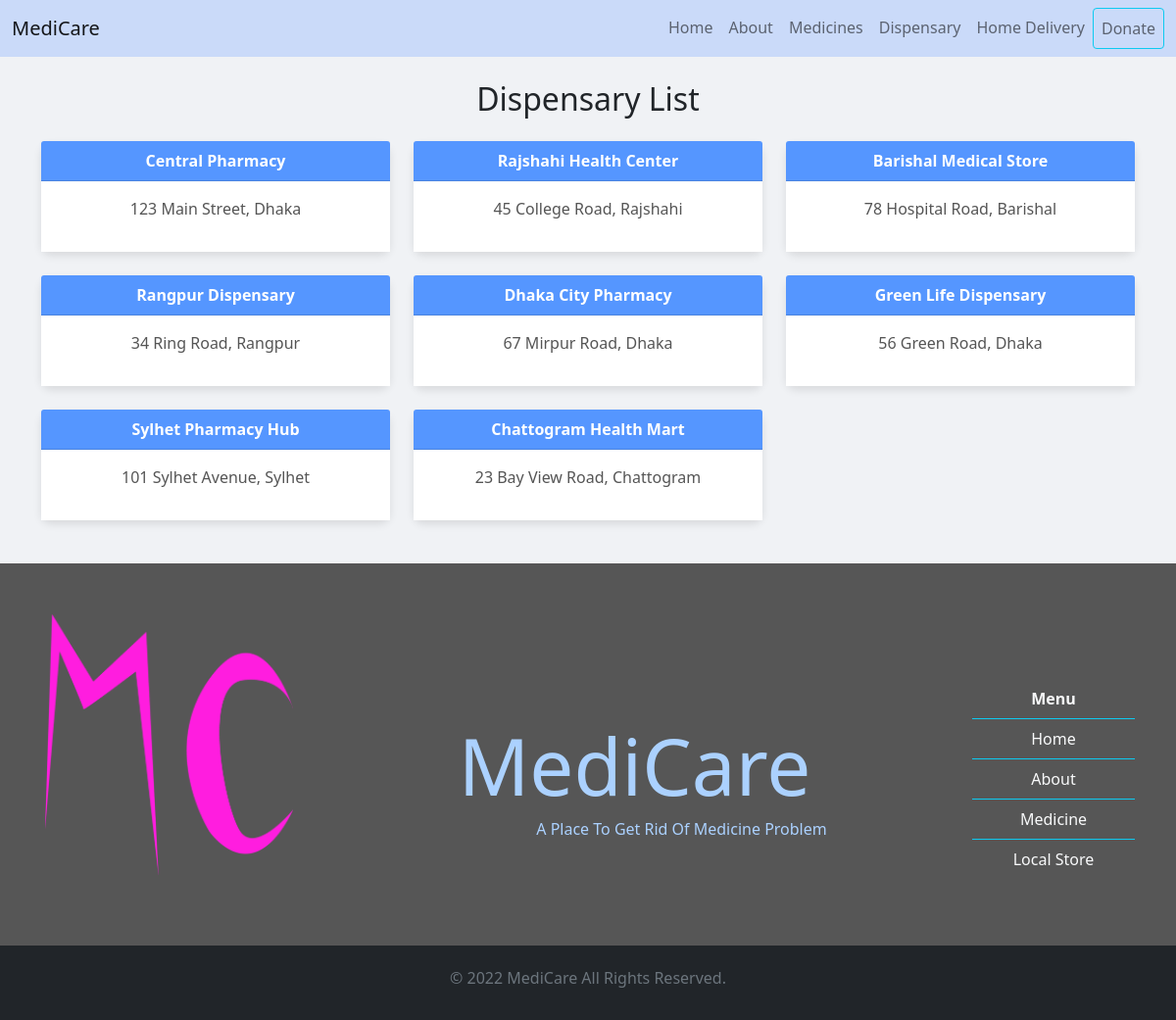
Page /dispensary_list.php on the committed database.
### tables this page shows
CREATE TABLE `Dispensaries` (
  `id` int(11) NOT NULL,
  `name` varchar(255) DEFAULT NULL,
  `address` varchar(255) DEFAULT NULL
);

### dispensary_list.php (the view, shortened to what this page needs)
<?php
require 'db_connection.php';
$result = $conn->query("SELECT * FROM Dispensaries");
?>
<!DOCTYPE html>
<html lang="en">
<head>
    <link rel="stylesheet" href="style.css">
    <link href="https://cdn.jsdelivr.net/npm/bootstrap@5.0.2/dist/css/bootstrap.min.css" rel="stylesheet">
</head>
<body>
<nav class="navbar navbar-expand-sm navbar-light nav_menu">
    <div class="container-fluid">
        <a class="navbar-brand" href="index.php">MediCare</a>
        <div class="collapse navbar-collapse" id="mynavbar">
            <ul class="navbar-nav ms-auto">
                <li class="nav-item"><a class="nav-link" href="#">Home</a></li>
                <li class="nav-item"><a class="nav-link" href="about.php">About</a></li>
                <li class="nav-item"><a class="nav-link" href="medicines_list.php">Medicines</a></li>
                <li class="nav-item"><a class="nav-link" href="dispensary_list.php">Dispensary</a></li>
                <li class="nav-item"><a class="nav-link" href="home_delivery.php">Home Delivery</a></li>
                <li class="nav-item"><a class="nav-link btn btn-outline-info" href="javascript:void(0)">Donate</a></li>
            </ul>
        </div>
    </div>
</nav>
<div class="container">
    <h2 class="text-center my-4">Dispensary List</h2>
    <div class="row">
        <?php while ($row = $result->fetch_assoc()): ?>
            <div class="col-md-4 mb-4">
                <div class="card dispensary-card border-0">
                    <div class="card-header">
                        <?php echo htmlspecialchars($row['name']); ?>
                    </div>
                    <div class="card-body text-center">
                        <p class="dispensary-address"><?php echo htmlspecialchars($row['address']); ?></p>
                    </div>
                </div>
            </div>
        <?php endwhile; ?>
    </div>
</div>
<section id="six_section" class="pre_footer py-5">
    <div class="container">
        <div class="row">
            <div class="col-3">
                <img src="image/medicare-logo.png" class="img-thumbnail border-0 bg-transparent" alt="">
            </div>
            <div class="col-7 six_section_text">
                <h1 class="text-center display-1">
                    MediCare
                </h1>
                <h6 class="text-center text-capitalize ps-5 ms-5">a place to get rid of medicine problem</h6>
            </div>
            <div class="col-2">
                <ul class="list-group list-group-flush bg-transparent six_section_list">
                    <li class="list-group-item bg-transparent text-light border-info text-center"><b>Menu</b></li>
                    <li class="list-group-item bg-transparent text-light border-info text-center"> Home</li>
                    <li class="list-group-item bg-transparent text-light border-info text-center"> About</li>
                    <li class="list-group-item bg-transparent text-light border-info text-center"> Medicine</li>
                    <li class="list-group-item bg-transparent text-light border-info text-center"> Local Store</li>
                </ul>
            </div>
        </div>
    </div>
</section>
<footer class="p-4 bg-dark">
    <h6 class="text-center text-capitalize text-muted">© 2022 MediCare All rights reserved.</h6>
</footer>
</body>
</html>

### style.css (style rules this page uses)
.nav_menu { background: #CADAF9; }
.container { margin: auto; }
.row { margin-bottom: 20px; }
#six_section { background: #565656; }
.six_section_text { padding-top: 110px; color: #ABD1FF; }
.six_section_list { padding-top: 70px; }

### dispensary_list.php (style rules this page uses)
body { background-color: #f0f2f5; }
.dispensary-card { box-shadow: 0px 4px 8px rgba(0, 0, 0, 0.1); border-radius: 10px; transition: transform 0.3s ease; background-color: #ffffff; }
.card-header { background-color: #5596FF; color: white; font-weight: bold; border-top-left-radius: 10px; border-top-right-radius: 10px; text-align: center; }
.card-body { background-color: #fff; }
.dispensary-address { color: #555; }

### rows in the picture
dispensaries: name "Central Pharmacy", address "123 Main Street, Dhaka"
dispensaries: name "Rajshahi Health Center", address "45 College Road, Rajshahi"
dispensaries: name "Barishal Medical Store", address "78 Hospital Road, Barishal"
dispensaries: name "Rangpur Dispensary", address "34 Ring Road, Rangpur"
dispensaries: name "Dhaka City Pharmacy", address "67 Mirpur Road, Dhaka"
dispensaries: name "Green Life Dispensary", address "56 Green Road, Dhaka"
dispensaries: name "Sylhet Pharmacy Hub", address "101 Sylhet Avenue, Sylhet"
dispensaries: name "Chattogram Health Mart", address "23 Bay View Road, Chattogram"
